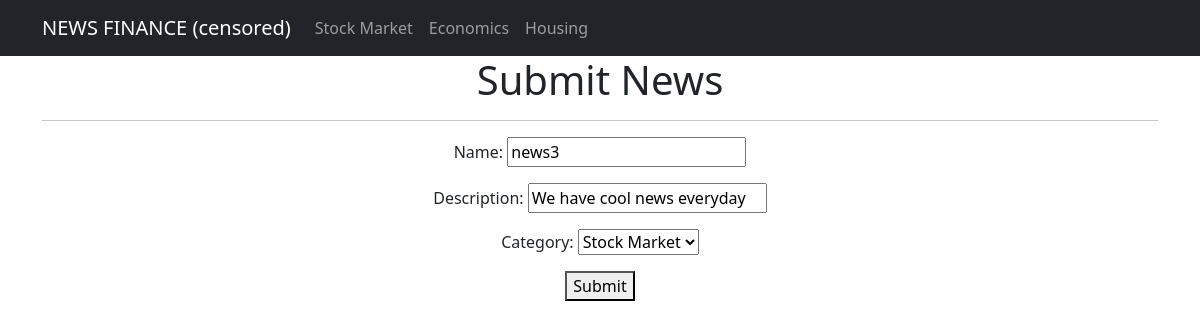
The page /news/20/edit/ on the database as committed earlier.
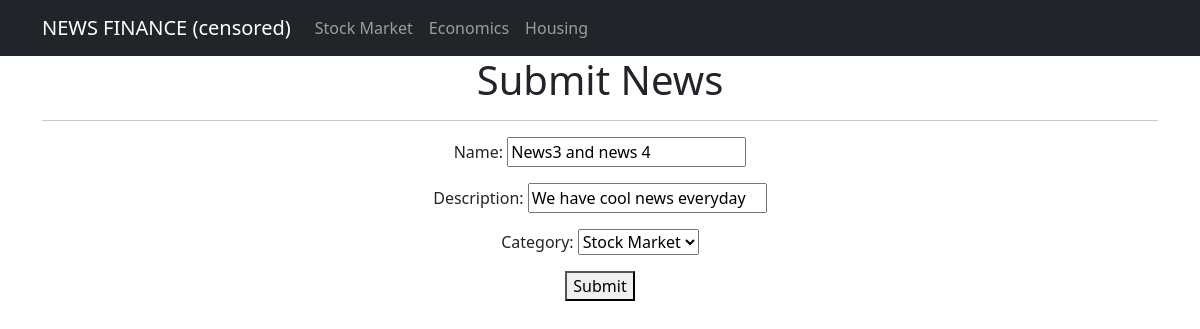
The same page on the database as committed later.
### app/models.py (models this page shows, shortened)
class News(models.Model):
    name = models.CharField(max_length=150, unique=True)
    description = models.TextField()
    published_date = models.DateTimeField(auto_now_add=True)
    category = models.ForeignKey(to='Category', on_delete=models.CASCADE, related_name='news')
    class Meta:
        verbose_name_plural = "News"

class Category(models.Model):
    name = models.CharField(max_length=100, unique=True)
    class Meta:
        verbose_name_plural = "Categories"
    def __str__(self):
        return self.name

### app/views.py (the view)
# urls.py: path('news/<int:pk>/edit/', NewsUpdate.as_view(), name='news_form'),
class NewsUpdate(UpdateView):
    form_class = NewsForm
    model = News
    template_name = 'news_form.html'
    success_url = reverse_lazy('news_list')

### app/forms.py
class NewsForm(forms.ModelForm):
    description = forms.CharField(min_length=20)    # can be defined in clean method
    class Meta:
        model = News
        fields = [
            'name',
            'description',
            'category',
        ]
    def clean(self):
        cleaned_data = super().clean()      # call the 'clean' method of the parent class
        description = cleaned_data.get('description')
        name = cleaned_data.get('name')
        if name == description:
            raise ValidationError({"name": "Name and Description must be different!"})
        if name[0].islower():
            raise ValidationError(
                "Name must begin with Capital letter"
            )
        return cleaned_data

### templates/news_form.html (shortened to what this page needs)
{% extends 'flatpages/default.html' %}
{% block content %}
    <h1>Submit News</h1>
    <hr>
    <form method="post">
        {{ form.as_p }}
        <button type="submit">Submit</button>
    </form>
{% endblock content %}

Rows that differ between the two databases and show on the page:
changed News "We have cool news everyday": name "news3" → "News3 and news 4"
